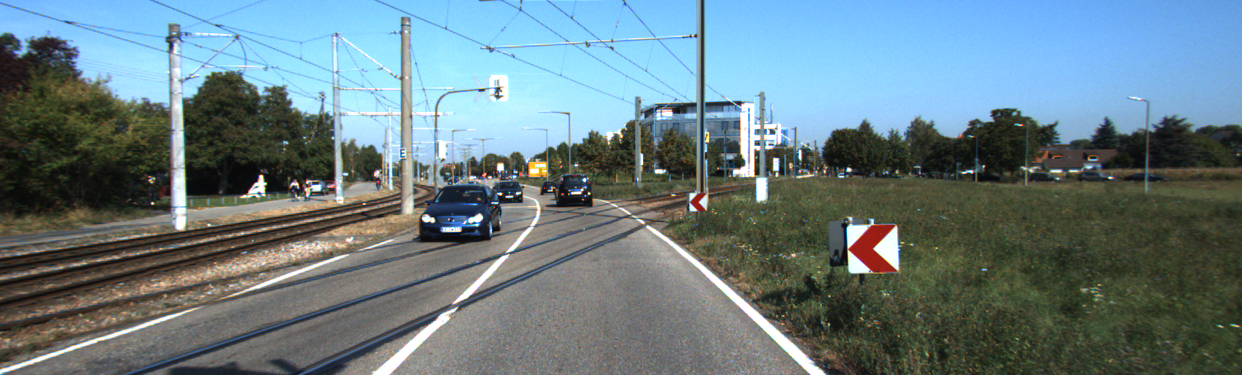
#> input picture dataset/testing/image_2/um_000003.png, 1242 x 375 px; its folder holds only this picture in this run
$ python -i main.py   (imports and definitions only)
#> lines starting #> are read from the running program, lines starting #| are printed output that depends on the picture; after the words box and inside, x2 and y2 are one past the last pixel; in counts of white or black regions, pixels touching at a corner belong together
### config.py
# Configuration parameters for lane detection
import numpy as np

# Video processing
VIDEO_WIDTH = 600
VIDEO_HEIGHT = 500
FRAME_RATE = 10

# Lane detection parameters
CANNY_LOW_THRESHOLD = 50
CANNY_HIGH_THRESHOLD = 150
GAUSSIAN_KERNEL_SIZE = (5, 5)
GAUSSIAN_SIGMA = 0

# Hough transform parameters
HOUGH_RHO = 4
HOUGH_THETA = np.pi/180
HOUGH_THRESHOLD = 30
HOUGH_MIN_LINE_LENGTH = 100
HOUGH_MAX_LINE_GAP = 180

# Line filtering
MIN_SLOPE = 0.4
MAX_SLOPE = 2.0
LINE_SMOOTHING_FACTOR = 0.2

# Region of interest
def get_roi_vertices(image_shape):
    height, width = image_shape[:2]
    return np.array([
        [(width / 9, height),
         (width / 2 - width / 8, height / 2 + height / 10),
         (width / 2 + width / 8, height / 2 + height / 10),
         (width - width / 9, height)]
    ], dtype=np.int32)

# Color thresholds
YELLOW_HSV_LOW = (20, 100, 100)
YELLOW_HSV_HIGH = (30, 255, 255)
WHITE_THRESHOLD_LOW = 200
WHITE_THRESHOLD_HIGH = 255

# Image blending
BLENDING_ALPHA = 0.8
BLENDING_BETA = 1.0
BLENDING_GAMMA = 0.0

### main.py
import matplotlib.pyplot as plt
import numpy as np
import cv2
import os
import matplotlib.image as mpimg
from moviepy.editor import VideoFileClip
import math
from config import *  # Import all configuration parameters

# Initialize global variables
cache = None
first_frame = 1

def interested_region(img, vertices):
    if len(img.shape) > 2:
        mask_color_ignore = (255,) * img.shape[2]
    else:
        mask_color_ignore = 255

    mask = np.zeros_like(img)
    cv2.fillPoly(mask, vertices, mask_color_ignore)
    return cv2.bitwise_and(img, mask)

def hough_lines(img, rho, theta, threshold, min_line_len, max_line_gap):
    lines = cv2.HoughLinesP(img, rho, theta, threshold, np.array([]), minLineLength=min_line_len, maxLineGap=max_line_gap)
    line_img = np.zeros((img.shape[0], img.shape[1], 3), dtype=np.uint8)
    # print(lines)
    lines_drawn(line_img,lines)
    return line_img

def lines_drawn(img, lines, color=[255, 0, 0], thickness=6):
    global cache
    global first_frame
    slope_l, slope_r = [],[]
    lane_l,lane_r = [],[]

    α = LINE_SMOOTHING_FACTOR

    for line in lines:
        for x1,y1,x2,y2 in line:
            slope = (y2-y1)/(x2-x1)
            if slope > MIN_SLOPE:
                slope_r.append(slope)
                lane_r.append(line)
            elif slope < -MIN_SLOPE:
                slope_l.append(slope)
                lane_l.append(line)

    # to prevent errors in challenge video from dividing by zero
    if((len(lane_l) == 0) or (len(lane_r) == 0)):
        print ('no lane detected')
        return 1

    #3
    slope_mean_l = np.mean(slope_l,axis =0)
    slope_mean_r = np.mean(slope_r,axis =0)
    mean_l = np.mean(np.array(lane_l),axis=0)
    mean_r = np.mean(np.array(lane_r),axis=0)

    if ((slope_mean_r == 0) or (slope_mean_l == 0 )):
        print('dividing by zero')
        return 1

    x1_l = int((img.shape[0] - mean_l[0][1] - (slope_mean_l * mean_l[0][0]))/slope_mean_l)
    x2_l = int((img.shape[0] - mean_l[0][1] - (slope_mean_l * mean_l[0][0]))/slope_mean_l)
    x1_r = int((img.shape[0] - mean_r[0][1] - (slope_mean_r * mean_r[0][0]))/slope_mean_r)
    x2_r = int((img.shape[0] - mean_r[0][1] - (slope_mean_r * mean_r[0][0]))/slope_mean_r)

    #6
    if x1_l > x1_r:
        x1_l = int((x1_l+x1_r)/2)
        x1_r = x1_l
        y1_l = int((slope_mean_l * x1_l ) + mean_l[0][1] - (slope_mean_l * mean_l[0][0]))
        y1_r = int((slope_mean_r * x1_r ) + mean_r[0][1] - (slope_mean_r * mean_r[0][0]))
        y2_l = int((slope_mean_l * x2_l ) + mean_l[0][1] - (slope_mean_l * mean_l[0][0]))
        y2_r = int((slope_mean_r * x2_r ) + mean_r[0][1] - (slope_mean_r * mean_r[0][0]))
    else:
        y1_l = img.shape[0]
        y2_l = img.shape[0]
        y1_r = img.shape[0]
        y2_r = img.shape[0]

    present_frame = np.array([x1_l,y1_l,x2_l,y2_l,x1_r,y1_r,x2_r,y2_r],dtype ="float32")

    if first_frame == 1:
        next_frame = present_frame
        first_frame = 0
    else :
        prev_frame = cache
        next_frame = (1-α)*prev_frame+α*present_frame

    cv2.line(img, (int(next_frame[0]), int(next_frame[1])), (int(next_frame[2]),int(next_frame[3])), color, thickness)
    cv2.line(img, (int(next_frame[4]), int(next_frame[5])), (int(next_frame[6]),int(next_frame[7])), color, thickness)

    cache = next_frame


# [5 lines of commented-out code are left out]

def weighted_img(img, initial_img, α=0.8, β=1., λ=0.):
    return cv2.addWeighted(initial_img, α, img, β, λ)


def process_image(image):
    global first_frame

    # Convert image to different color spaces
    gray_image = cv2.cvtColor(image, cv2.COLOR_BGR2GRAY)
    img_hsv = cv2.cvtColor(image, cv2.COLOR_RGB2HSV)

    # Apply color thresholds from config
    mask_yellow = cv2.inRange(img_hsv, YELLOW_HSV_LOW, YELLOW_HSV_HIGH)
    mask_white = cv2.inRange(gray_image, WHITE_THRESHOLD_LOW, WHITE_THRESHOLD_HIGH)
    mask_yw = cv2.bitwise_or(mask_white, mask_yellow)
    mask_yw_image = cv2.bitwise_and(gray_image, mask_yw)

    # Apply Gaussian blur using config parameters
    gauss_gray = cv2.GaussianBlur(mask_yw_image, GAUSSIAN_KERNEL_SIZE, GAUSSIAN_SIGMA)

    # Apply Canny edge detection using config parameters
    canny_edges = cv2.Canny(gauss_gray, CANNY_LOW_THRESHOLD, CANNY_HIGH_THRESHOLD)

    # Get region of interest vertices from config
    vertices = [get_roi_vertices(image.shape)]
    roi_image = interested_region(canny_edges, vertices)

    theta = np.pi/180

    line_image = hough_lines(roi_image, HOUGH_RHO, HOUGH_THETA, HOUGH_THRESHOLD, HOUGH_MIN_LINE_LENGTH, HOUGH_MAX_LINE_GAP)
    result = weighted_img(line_image, image, α=BLENDING_ALPHA, β=BLENDING_BETA, λ=BLENDING_GAMMA)
    return result

# [6 lines not run here, left out]

>>> import cv2
>>> picture = cv2.imread('dataset/testing/image_2/um_000003.png')
#> picture is the input picture: shape (375, 1242, 3); mean B, G, R 130.7, 124.7, 104.5
>>> result = process_image(picture)
#> in process_image, `gray_image = cv2.cvtColor(image, cv2.COLOR_BGR2GRAY)`:
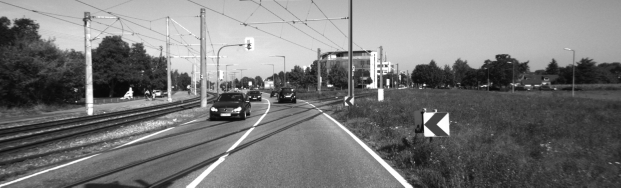
#> gray_image: shape (375, 1242) (shown at 1/2 size); min 8, max 255, mean 119.4
#> in process_image, `mask_yellow = cv2.inRange(img_hsv, YELLOW_HSV_LOW, YELLOW_HSV_HIGH)`:
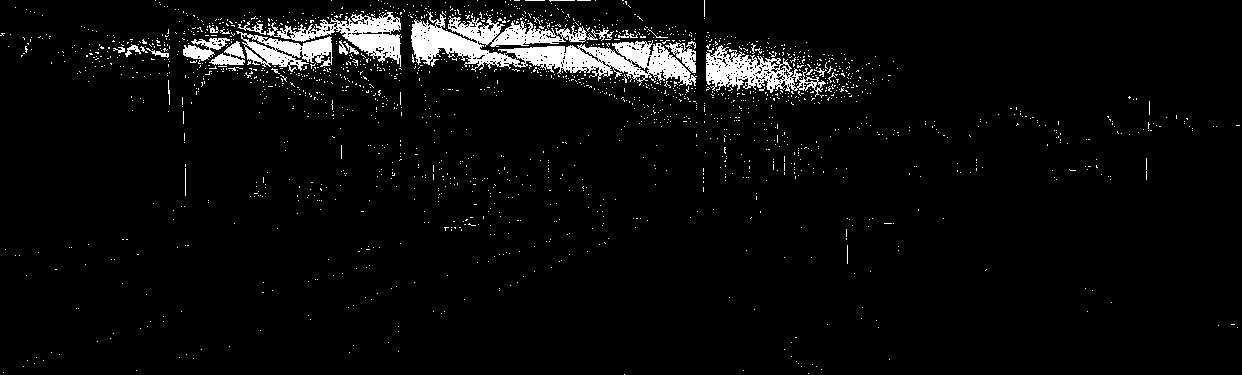
#> mask_yellow: shape (375, 1242); 4.5% white; 1837 white regions (1811 under 20 px), largest, box (x1, y1, x2, y2) and area: (411, 11, 697, 86) 8302, (267, 12, 401, 67) 2453, (706, 45, 826, 97) 2435
#> in process_image, `mask_yw = cv2.bitwise_or(mask_white, mask_yellow)`:
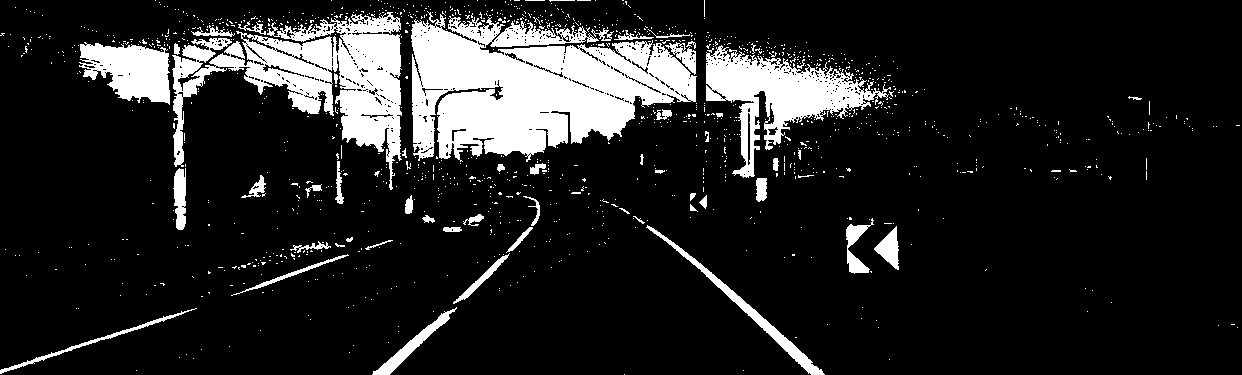
#> mask_yw: shape (375, 1242); 14.3% white; 1244 white regions (1187 under 20 px), largest, box (x1, y1, x2, y2) and area: (411, 11, 697, 162) 26863, (172, 12, 402, 190) 15338, (706, 45, 891, 178) 8452
#> in process_image, `gauss_gray = cv2.GaussianBlur(mask_yw_image, GAUSSIAN_KERNEL_SIZE, GAU..`:
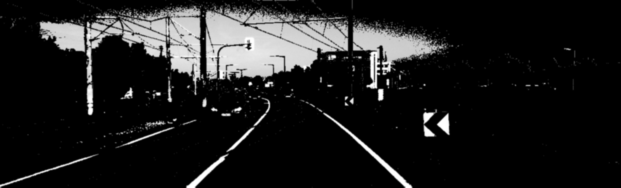
#> gauss_gray: shape (375, 1242) (shown at 1/2 size); min 0, max 255, mean 30.5
#> in interested_region, `cv2.fillPoly(mask, vertices, mask_color_ignore)`:
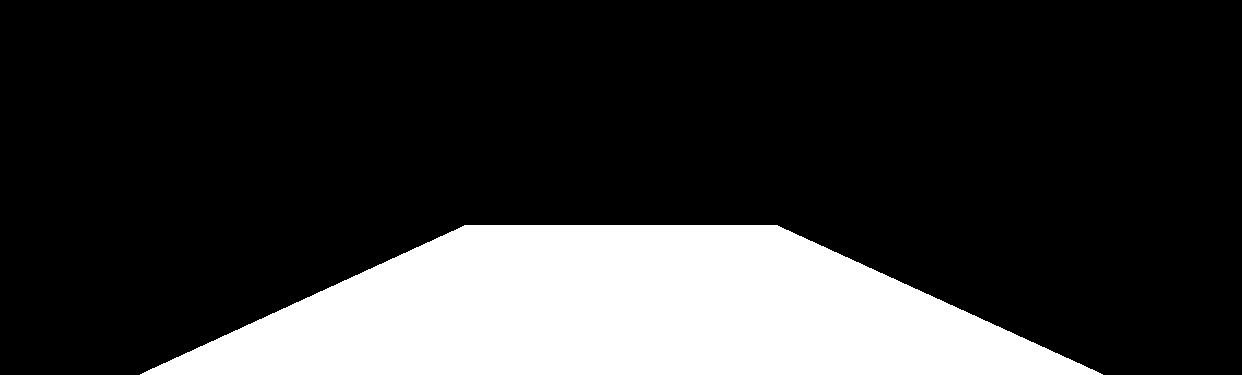
#> mask: shape (375, 1242); 20.6% white; 1 white region, box (x1, y1, x2, y2) and area: (140, 225, 1103, 375) 95802
#> in interested_region, `return cv2.bitwise_and(img, mask)`:
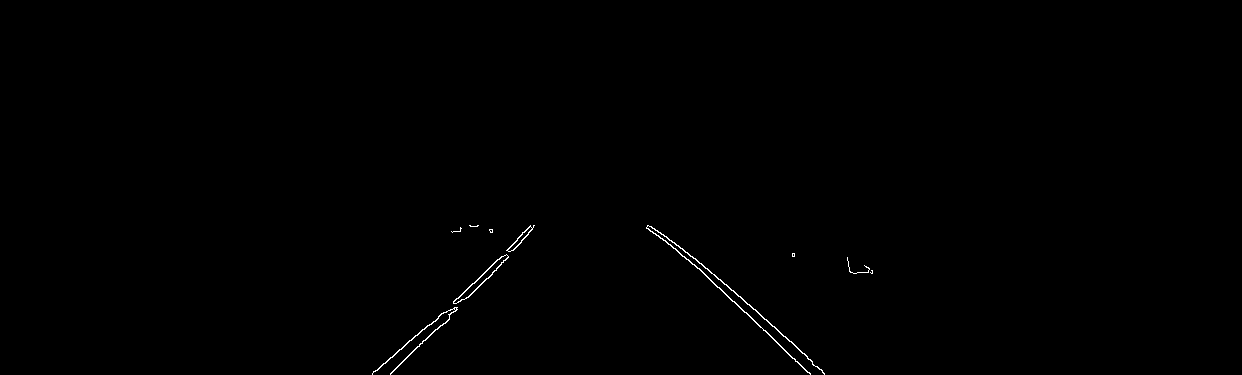
#> returned value: shape (375, 1242); 0.28% white in thin lines or dots, all inside (x1, y1, x2, y2) = (372, 225, 873, 375)
#> in hough_lines, `lines = cv2.HoughLinesP(img, rho, theta, threshold, np.array([]), minL..`: lines = 16 rows, first 6: [660, 232, 773, 338], [390, 374, 528, 227], [663, 234, 824, 374], [373, 371, 503, 262], [695, 258, 795, 345], [652, 231, 810, 373]
#> the loop in lines_drawn, `for line in lines:` made 16 passes
#> after the loop in lines_drawn, `for line in lines:`: lane_l = [[[390, 374, 528, 227]], [[373, 371, 503, 262]], [[426, 339, 533, 225]], [[372, 374, 504, 255]]]; lane_r = [[[660, 232, 773, 338]], [[663, 234, 824, 374]], [[695, 258, 795, 345]], [[652, 231, 810, 373]], [[662, 238, 813, 365]], [[646, 228, 796, 346]], [[719, 279, 824, 373]], [[712, 282, 812, 361]], [[648, 228, 810, 374]]]; slope_l = [-1.07, -0.838, -1.07, -0.902]; slope_r = [0.938, 0.87, 0.87, 0.899, 0.841, 0.787, 0.895, 0.79, 0.901]
#> in lines_drawn, `slope_mean_l = np.mean(slope_l,axis =0)`: slope_mean_l = -0.968
#> in lines_drawn, `slope_mean_r = np.mean(slope_r,axis =0)`: slope_mean_r = 0.866
#> in lines_drawn, `mean_l = np.mean(np.array(lane_l),axis=0)`: mean_l = [[390.2, 364.5, 517, 242.2]]
#> in lines_drawn, `mean_r = np.mean(np.array(lane_r),axis=0)`: mean_r = [[673, 245.6, 806.3, 361]]
#> in lines_drawn, `x1_l = int((img.shape[0] - mean_l[0][1] - (slope_mean_l * mean_l[0][0]..`: x1_l = -401
#> in lines_drawn, `x1_r = int((img.shape[0] - mean_r[0][1] - (slope_mean_r * mean_r[0][0]..`: x1_r = -523
#> in lines_drawn, `x1_l = int((x1_l+x1_r)/2)`: x1_l = -462
#> in lines_drawn, `y1_l = int((slope_mean_l * x1_l ) + mean_l[0][1] - (slope_mean_l * mea..`: y1_l = 1189
#> in lines_drawn, `y1_r = int((slope_mean_r * x1_r ) + mean_r[0][1] - (slope_mean_r * mea..`: y1_r = -736
#> in lines_drawn, `y2_l = int((slope_mean_l * x2_l ) + mean_l[0][1] - (slope_mean_l * mea..`: y2_l = 1130
#> in lines_drawn, `y2_r = int((slope_mean_r * x2_r ) + mean_r[0][1] - (slope_mean_r * mea..`: y2_r = -789
#> in lines_drawn, `present_frame = np.array([x1_l,y1_l,x2_l,y2_l,x1_r,y1_r,x2_r,y2_r],dty..`: present_frame = [-462, 1189, -401, 1130, -462, -736, -523, -789]
#> in weighted_img, `return cv2.addWeighted(initial_img, α, img, β, λ)`:
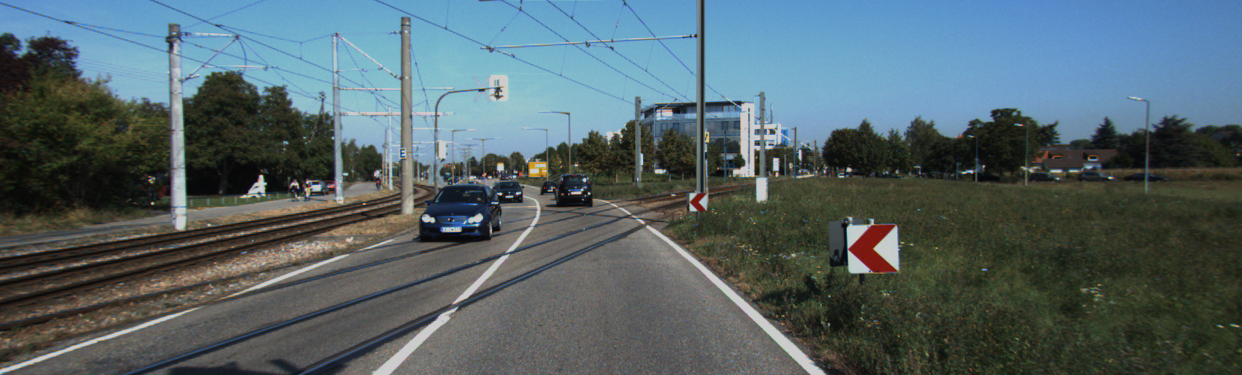
#> returned value: shape (375, 1242, 3); mean of channels 0, 1, 2 104.5, 99.8, 83.6; drawn as B, G, R

$ run again, on dataset/testing/image_2/um_000005.png
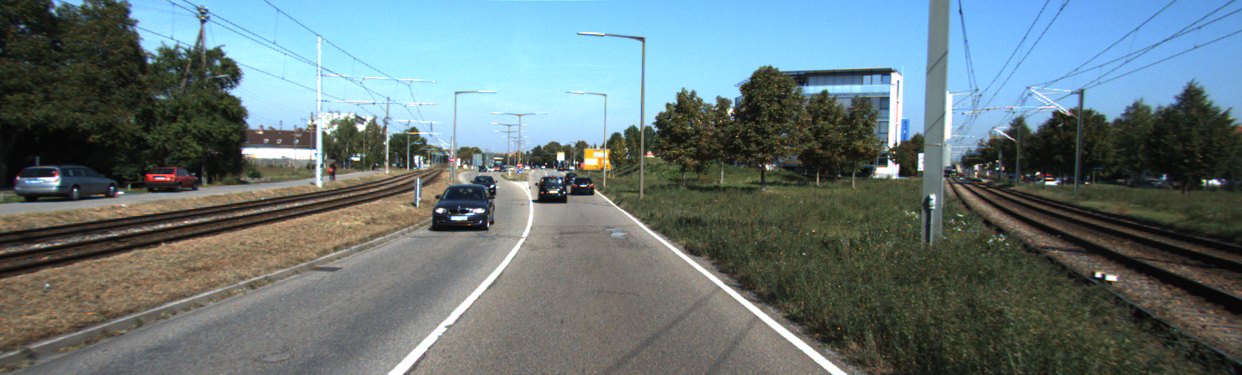
#> input picture dataset/testing/image_2/um_000005.png, 1242 x 375 px
#> picture is the input picture: shape (375, 1242, 3); mean B, G, R 119.6, 117.3, 101.4
#> img_hsv: shape (375, 1242, 3); mean H, S, V 64.9, 76.7, 132.8
#> in process_image, `mask_yellow = cv2.inRange(img_hsv, YELLOW_HSV_LOW, YELLOW_HSV_HIGH)`:
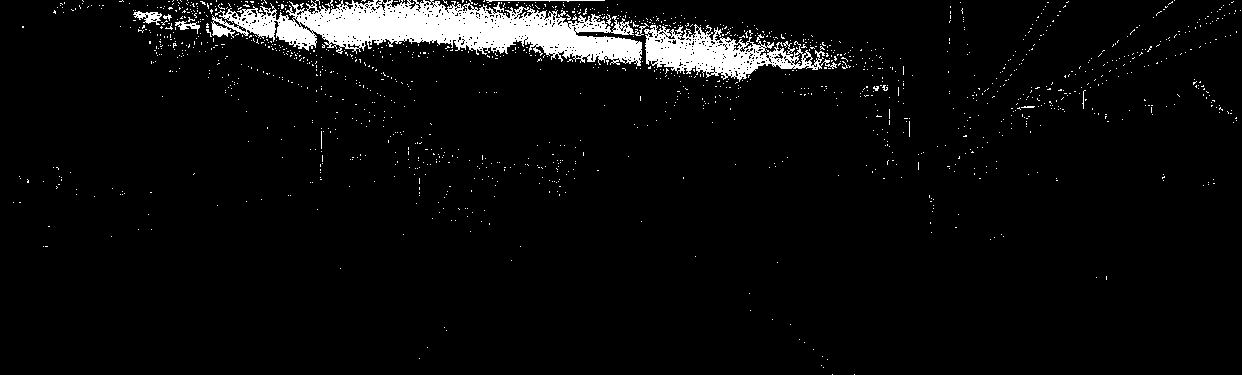
#> mask_yellow: shape (375, 1242); 4.8% white; 1401 white regions (1389 under 20 px), largest, box (x1, y1, x2, y2) and area: (211, 0, 642, 66) 14147, (644, 24, 837, 82) 4703, (133, 11, 162, 25) 200
#> mask_white: shape (375, 1242); 12.8% white; 324 white regions (285 under 20 px), largest, box (x1, y1, x2, y2) and area: (206, 11, 642, 187) 44451, (644, 38, 837, 128) 6302, (388, 181, 534, 375) 1784
#> mask_yw: shape (375, 1242); 14.6% white; 1047 white regions (1004 under 20 px), largest, box (x1, y1, x2, y2) and area: (206, 0, 642, 187) 49111, (644, 24, 837, 128) 7874, (388, 181, 534, 375) 1788
#> canny_edges: shape (375, 1242); 3.4% white in thin lines or dots
#> mask: shape (375, 1242); 20.6% white; 1 white region, box (x1, y1, x2, y2) and area: (140, 225, 1103, 375) 95802
#> lines = 13 rows, first 6: [646, 226, 781, 335], [388, 374, 527, 235], [722, 281, 829, 371], [403, 373, 500, 273], [692, 266, 846, 374], [698, 270, 814, 349]
#> the loop in lines_drawn, `for line in lines:` made 13 passes
#> after the loop in lines_drawn, `for line in lines:`: lane_l = [[[388, 374, 527, 235]], [[403, 373, 500, 273]], [[428, 336, 531, 226]], [[406, 371, 516, 245]], [[404, 357, 518, 250]]]; lane_r = [[[646, 226, 781, 335]], [[722, 281, 829, 371]], [[692, 266, 846, 374]], [[698, 270, 814, 349]], [[689, 257, 798, 348]], [[679, 256, 781, 325]], [[681, 253, 846, 373]], [[646, 230, 750, 303]]]; slope_l = [-1, -1.03, -1.07, -1.15, -0.939]; slope_r = [0.807, 0.841, 0.701, 0.681, 0.835, 0.676, 0.727, 0.702]
#> slope_mean_l = -1.04
#> slope_mean_r = 0.746
#> mean_l = [[405.8, 362.2, 518.4, 245.8]]
#> mean_r = [[681.6, 254.9, 805.6, 347.2]]
#> in lines_drawn, `x1_l = int((img.shape[0] - mean_l[0][1] - (slope_mean_l * mean_l[0][0]..`: x1_l = -418
#> in lines_drawn, `x1_r = int((img.shape[0] - mean_r[0][1] - (slope_mean_r * mean_r[0][0]..`: x1_r = -520
#> in lines_drawn, `x1_l = int((x1_l+x1_r)/2)`: x1_l = -469
#> y1_l = 1269
#> y1_r = -603
#> y2_l = 1216
#> y2_r = -642
#> present_frame = [-469, 1269, -418, 1216, -469, -603, -520, -642]
#> img: shape (375, 1242, 3); every value is 0
#> in weighted_img, `return cv2.addWeighted(initial_img, α, img, β, λ)`:
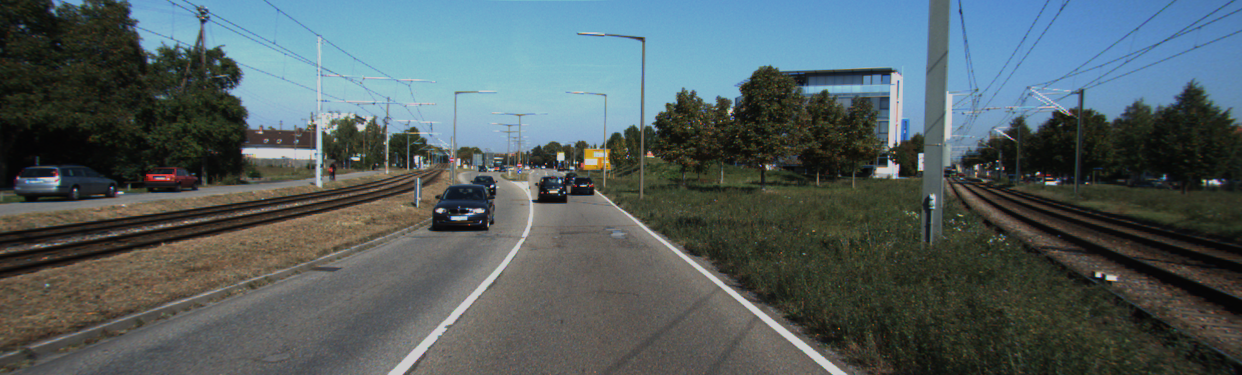
#> returned value: shape (375, 1242, 3); mean of channels 0, 1, 2 95.7, 93.8, 81.1; drawn as B, G, R
